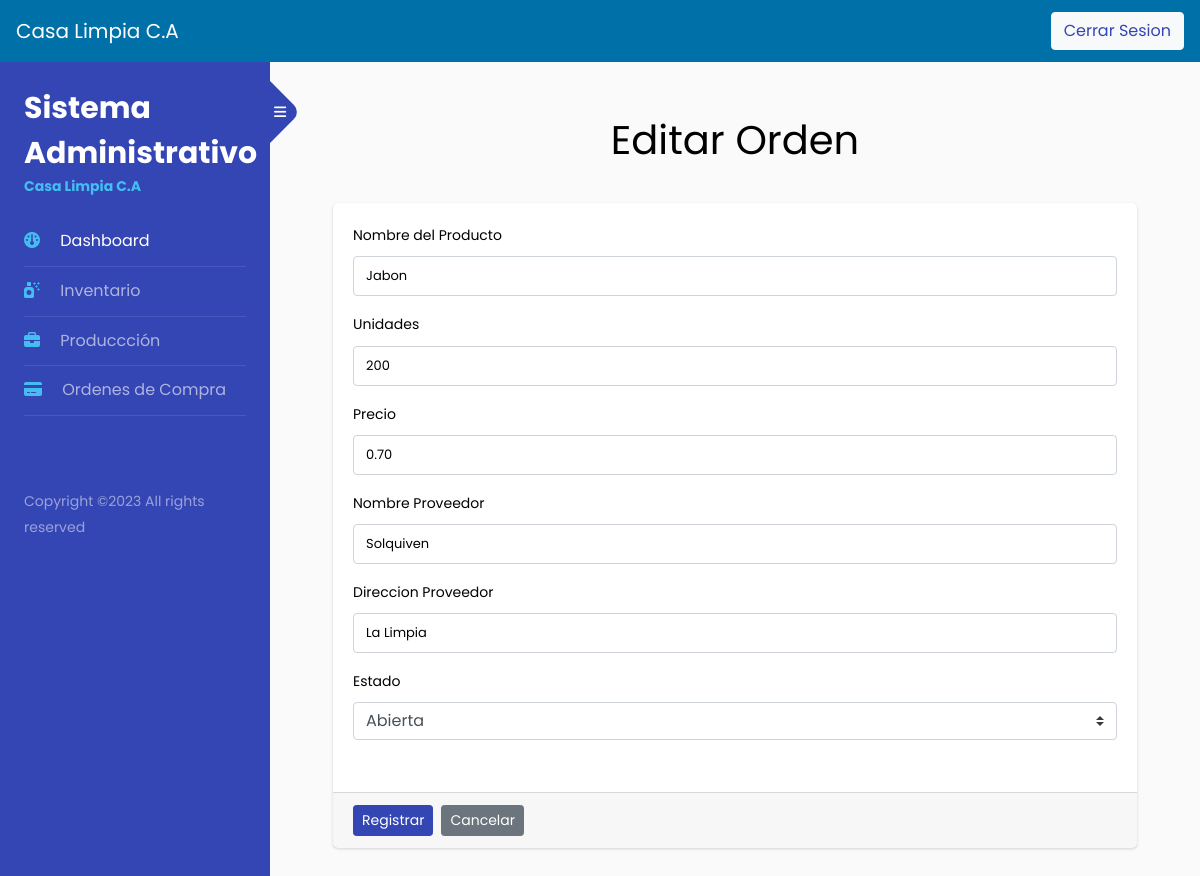
Page /editOrdenCompra.php?id=6 on the committed database.
### tables this page shows
CREATE TABLE `orden_compra` (
  `id_orden` int(10) NOT NULL,
  `fecha_orden` datetime NOT NULL DEFAULT current_timestamp(),
  `nombre_producto` varchar(30) NOT NULL,
  `unidades` int(10) NOT NULL,
  `precio_producto` double(10,2) NOT NULL,
  `nombre_proveedor` varchar(30) NOT NULL,
  `direccion_proveedor` varchar(200) NOT NULL,
  `estado` text NOT NULL
);

### editOrdenCompra.php (the view, shortened to what this page needs)
<?php
require_once('connection.php');
$nombre_producto = "";
$unidades = "";
$precio_producto = "";
$estado = "";
$nombre_proveedor = "" ;
$direccion_proveedor = "";
if ( $_SERVER ['REQUEST_METHOD'] == 'GET'){
    $id_orden = $_GET["id"];
    $sql_query = "SELECT * FROM orden_compra WHERE id_orden=$id_orden";
    $result = $con->query($sql_query);
    $row = $result->fetch_assoc();
    $nombre_producto = $row['nombre_producto'];
    $unidades = $row['unidades'];
    $precio_producto = $row['precio_producto'];
    $estado = $row['estado'];
    $nombre_proveedor = $row['nombre_proveedor'];
    $direccion_proveedor = $row['direccion_proveedor'];
}
?>
<!DOCTYPE html>
<html lang="en">
<head>
    <link rel="stylesheet" href="https://stackpath.bootstrapcdn.com/bootstrap/4.5.2/css/bootstrap.min.css">
    <link rel="stylesheet" href="https://cdnjs.cloudflare.com/ajax/libs/font-awesome/6.3.0/css/all.min.css" />
    <link rel="stylesheet" href="./assets/css/style.css">
</head>
<body>
<body>
    <nav class="navbar" style="background:#0071A8;">
    <a class="navbar-brand" style="color:#fff;" href="#" >Casa Limpia C.A</a>
    <button type="button" class="btn btn-light"><a href="logout-user.php">Cerrar Sesion</a></button>
    </nav>
    <div class="wrapper d-flex align-items-stretch">
        <nav id="sidebar">
            <div class="custom-menu">
					<button type="button" id="sidebarCollapse" class="btn btn-primary">
	          <i class="fa fa-bars"></i>
	        </button>
        </div>
				<div class="p-4">
		  		<h1><a href="home.php" class="logo">Sistema Administrativo <span>Casa Limpia C.A</span></a></h1>
                  <ul class="list-unstyled components mb-5">
	          <li class="active">
	            <a href="home.php"><span class="fa-solid fa-gauge mr-3"></span> Dashboard</a>
	          </li>
	          <li>
	              <a href="inventario.php"><span class="fa-solid fa-spray-can-sparkles mr-3"></span> Inventario</a>
	          </li>
	          <li>
              <a href="produccion.php"><span class="fa fa-briefcase mr-3"></span> Produccción</a>
            </li>
	          <li>
              <a href="#"><span class="fa-solid fa-credit-card mr-3"></span> Ordenes de Compra</a>
	          </li>
              <br>
	        </ul>
	        <div class="footer">
                <p>
                Copyright &copy;<script>document.write(new Date().getFullYear());</script> All rights reserved
                </p>
	        </div>
        </div>
    </nav>
    <div class="container">
        <div class="p-4 p-md-5 pt-5">
            <h1 class="text-center">Editar Orden</h1> <br>
            <div class="card card-outline card-primary">
                <div class="card-body" style="color:black;">
                    <form method="POST" id="editarInventario">
                        <div class="form-group">
                            <label> Nombre del Producto </label>
                            <input type="text" name="nombre_producto" class="form-control" placeholder="Enter First Name" value="<?php echo $nombre_producto;?>" required>
                        </div>
                        <div class="form-group">
                            <label> Unidades </label>
                            <input type="number" name="unidades" class="form-control" placeholder="Enter Last Name" value="<?php echo $unidades;?>" required>
                        </div>
                        <div class="form-group">
                            <label> Precio </label>
                            <input type="number" step="0.01" name="precio_producto" class="form-control" placeholder="Enter Course" value="<?php echo $precio_producto;?>" required>
                        </div>
                        <div class="form-group">
                            <label> Nombre Proveedor </label>
                            <input type="text" name="nombre_proveedor" class="form-control" placeholder="Enter Course" value="<?php echo $nombre_proveedor;?>" required>
                        </div>
                        <div class="form-group">
                            <label> Direccion Proveedor </label>
                            <input type="text" name="direccion_proveedor" class="form-control" placeholder="Enter Course" value="<?php echo $direccion_proveedor;?>" required>
                        </div>
                        <div class="form-group">
                        <label> Estado </label>
                            <select class="custom-select" name="estado"aria-label="Default select example" id="" name="estado" value="<?php echo $estado;?>" required>
                                <option value="Abierta">Abierta</option>
                            </select>
                        </div>
                    </form>
                </div>
                <div class="card-footer">
                    <div class="col-md-12">
                        <div class="row">
                            <button class="btn btn-sm btn-primary mr-2" type="submit" name="editInventariobtn" form="editarInventario">Registrar</button>
                            <a class="btn btn-sm btn-secondary" href="OrdenesCompra.php">Cancelar</a>
                        </div>
                    </div>
                </div>
            </div>
        </div>
    </div>
</body>
</html>
</body>
</html>

### rows in the picture
orden_compra: nombre_producto "Jabon", unidades "200", precio_producto "0.70", nombre_proveedor "Solquiven", direccion_proveedor "La Limpia", estado "Abierta"
